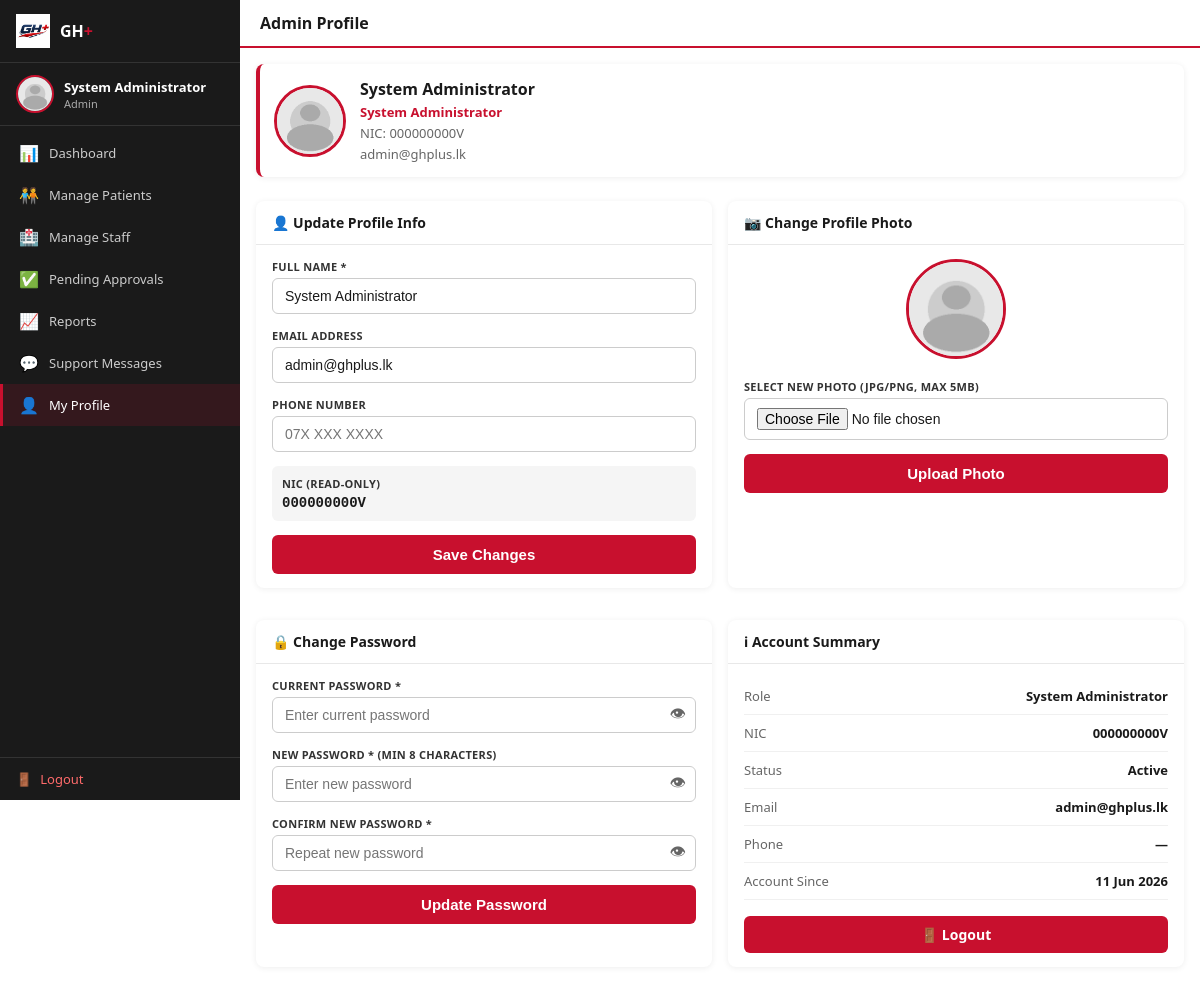
Screenshot of /admin/profile.php (signed in) with the database file from the repository.
### tables this page shows
CREATE TABLE users (
    id INT AUTO_INCREMENT PRIMARY KEY,
    nic VARCHAR(12) NOT NULL UNIQUE,
    full_name VARCHAR(150) NOT NULL,
    password VARCHAR(255) NOT NULL,
    role ENUM('patient','doctor','admin') NOT NULL DEFAULT 'patient',
    email VARCHAR(150),
    phone VARCHAR(15),
    date_of_birth DATE,
    gender ENUM('male','female','other'),
    city VARCHAR(100),
    blood_type ENUM('A+','A-','B+','B-','O+','O-','AB+','AB-'),
    profile_photo VARCHAR(255) DEFAULT 'default.png',
    status ENUM('pending','active','inactive','rejected') DEFAULT 'pending',
    created_at DATETIME DEFAULT CURRENT_TIMESTAMP,
    updated_at DATETIME DEFAULT CURRENT_TIMESTAMP ON UPDATE CURRENT_TIMESTAMP
);

### admin/profile.php (the view, shortened to what this page needs)
<?php
require_once '../includes/config.php';
$active_page = 'profile';
$uid = $_SESSION['user_id'];
$user = $conn->query("SELECT * FROM users WHERE id=$uid")->fetch_assoc();
?>
<!DOCTYPE html>
<html lang="en">
<head>
<link rel="stylesheet" href="../css/style.css">
</head>
<body>
<div class="dashboard">
    <?php include '../includes/sidebar.php'; ?>
    <div class="main-content">
        <div class="topbar">
            <h1>Admin Profile</h1>
        </div>
        <div class="content-area">
            <div class="profile-card" style="margin-bottom:24px;">
                <img src="<?= htmlspecialchars($photoSrc) ?>" alt="Admin Photo" id="photo-preview">
                <div class="info">
                    <h2><?= htmlspecialchars($user['full_name']) ?></h2>
                    <p style="color:var(--red);font-weight:600;font-size:13px;">System Administrator</p>
                    <p style="font-size:13px;color:var(--gray);">NIC: <?= htmlspecialchars($user['nic']) ?></p>
                    <p style="font-size:13px;color:var(--gray);">
                        <?= htmlspecialchars($user['email'] ?? '—') ?>
                    </p>
                </div>
            </div>
            <div class="two-col-grid">
                <div class="card">
                    <div class="card-header"><h3>👤 Update Profile Info</h3></div>
                    <div class="card-body">
                        <form method="POST">
                            <div class="form-group">
                                <label>Full Name *</label>
                                <input type="text" name="full_name" value="<?= htmlspecialchars($user['full_name']) ?>" required>
                            </div>
                            <div class="form-group">
                                <label>Email Address</label>
                                <input type="email" name="email" value="<?= htmlspecialchars($user['email'] ?? '') ?>" placeholder="admin@ghplus.lk">
                            </div>
                            <div class="form-group">
                                <label>Phone Number</label>
                                <input type="text" name="phone" value="<?= htmlspecialchars($user['phone'] ?? '') ?>" placeholder="07X XXX XXXX">
                            </div>
                            <div class="form-group" style="background:#f5f5f5;padding:10px;border-radius:6px;">
                                <label>NIC (read-only)</label>
                                <p style="font-size:14px;font-weight:600;font-family:monospace;margin-top:2px;"><?= htmlspecialchars($user['nic']) ?></p>
                            </div>
                            <button type="submit" class="btn btn-primary">Save Changes</button>
                        </form>
                    </div>
                </div>
                <div class="card">
                    <div class="card-header"><h3>📷 Change Profile Photo</h3></div>
                    <div class="card-body">
                        <div style="text-align:center;margin-bottom:16px;">
                            <img src="<?= htmlspecialchars($photoSrc) ?>"
                                 id="photo-preview-big"
                                 style="width:100px;height:100px;border-radius:50%;object-fit:cover;border:3px solid var(--red);">
                        </div>
                        <form method="POST" enctype="multipart/form-data">
                            <div class="form-group">
                                <label>Select New Photo (JPG/PNG, max 5MB)</label>
                                <input type="file" id="profile_photo" name="profile_photo" accept="image/*">
                            </div>
                            <button type="submit" class="btn btn-primary">Upload Photo</button>
                        </form>
                    </div>
                </div>
                <div class="card">
                    <div class="card-header"><h3>🔒 Change Password</h3></div>
                    <div class="card-body">
                        <form method="POST">
                            <div class="form-group">
                                <label>Current Password *</label>
                                <div class="pw-wrap">
                                    <input type="password" name="current_password" required placeholder="Enter current password">
                                    <button type="button" class="pw-toggle">👁</button>
                                </div>
                            </div>
                            <div class="form-group">
                                <label>New Password * (min 8 characters)</label>
                                <div class="pw-wrap">
                                    <input type="password" name="new_password" required placeholder="Enter new password">
                                    <button type="button" class="pw-toggle">👁</button>
                                </div>
                            </div>
                            <div class="form-group">
                                <label>Confirm New Password *</label>
                                <div class="pw-wrap">
                                    <input type="password" name="confirm_password" required placeholder="Repeat new password">
                                    <button type="button" class="pw-toggle">👁</button>
                                </div>
                            </div>
                            <button type="submit" class="btn btn-primary">Update Password</button>
                        </form>
                    </div>
                </div>
                <div class="card">
                    <div class="card-header"><h3>ℹ Account Summary</h3></div>
                    <div class="card-body">
                        <?php
                        $info = [
                            'Role'         => 'System Administrator',
                            'NIC'          => $user['nic'],
                            'Status'       => ucfirst($user['status']),
                            'Email'        => $user['email'] ?? '—',
                            'Phone'        => $user['phone'] ?? '—',
                            'Account Since'=> date('d M Y', strtotime($user['created_at'])),
                        ];
                        ?>
                        <?php foreach ($info as $k => $v): ?>
                        <div style="display:flex;justify-content:space-between;padding:9px 0;border-bottom:1px solid #f0f0f0;font-size:13px;">
                            <span style="color:var(--gray);"><?= $k ?></span>
                            <span style="font-weight:600;"><?= htmlspecialchars($v) ?></span>
                        </div>
                        <?php endforeach; ?>
                        <div style="margin-top:16px;">
                            <a href="../logout.php" class="btn btn-danger" style="width:100%;text-align:center;display:block;">🚪 Logout</a>
                        </div>
                    </div>
                </div>
            </div>
        </div>
    </div>
</div>
</body>
</html>

### includes/sidebar.php (shortened to what this page needs)
<?php
$role = $_SESSION['role'] ?? 'patient';
$name = $_SESSION['full_name'] ?? 'User';
$photo = $_SESSION['profile_photo'] ?? 'default.png';
$photoSrc = (file_exists(__DIR__ . '/../uploads/' . $photo)) ? '../uploads/' . $photo : '../assets/default.png';
?>
<div class="sidebar" id="sidebar">
    <div class="sidebar-logo">
        <img src="../assets/logo.png" alt="GH+">
        <span>GH<em>+</em></span>
    </div>
    <div class="sidebar-user">
        <img src="<?= htmlspecialchars($photoSrc) ?>" alt="Photo">
        <div class="user-info">
            <div class="user-name"><?= htmlspecialchars($name) ?></div>
            <div class="user-role"><?= ucfirst($role) ?></div>
        </div>
    </div>
    <nav class="sidebar-nav">
        <?php if ($role === 'patient'): ?>
            <a href="../patient/dashboard.php" class="<?= ($active_page==='dashboard')?'active':'' ?>">
                <span class="nav-icon">🏠</span> Dashboard
            </a>
            <a href="../patient/history.php" class="<?= ($active_page==='history')?'active':'' ?>">
                <span class="nav-icon">📋</span> Medical History
            </a>
            <a href="../patient/prescriptions.php" class="<?= ($active_page==='prescriptions')?'active':'' ?>">
                <span class="nav-icon">💊</span> Prescriptions
            </a>
            <a href="../patient/documents.php" class="<?= ($active_page==='documents')?'active':'' ?>">
                <span class="nav-icon">📁</span> Documents
            </a>
            <a href="../patient/profile.php" class="<?= ($active_page==='profile')?'active':'' ?>">
                <span class="nav-icon">👤</span> Profile Settings
            </a>
            <a href="../patient/contact.php" class="<?= ($active_page==='contact')?'active':'' ?>">
                <span class="nav-icon">📞</span> Contact Us
            </a>
        <?php elseif ($role === 'admin'): ?>
            <a href="../admin/dashboard.php" class="<?= ($active_page==='dashboard')?'active':'' ?>">
                <span class="nav-icon">📊</span> Dashboard
            </a>
            <a href="../admin/patients.php" class="<?= ($active_page==='patients')?'active':'' ?>">
                <span class="nav-icon">🧑‍🤝‍🧑</span> Manage Patients
            </a>
            <a href="../admin/staff.php" class="<?= ($active_page==='staff')?'active':'' ?>">
                <span class="nav-icon">🏥</span> Manage Staff
            </a>
            <a href="../admin/approvals.php" class="<?= ($active_page==='approvals')?'active':'' ?>">
                <span class="nav-icon">✅</span> Pending Approvals
            </a>
            <a href="../admin/reports.php" class="<?= ($active_page==='reports')?'active':'' ?>">
                <span class="nav-icon">📈</span> Reports
            </a>
            <a href="../admin/support.php" class="<?= ($active_page==='support')?'active':'' ?>">
                <span class="nav-icon">💬</span> Support Messages
            </a>
            <a href="../admin/profile.php" class="<?= ($active_page==='profile')?'active':'' ?>">
                <span class="nav-icon">👤</span> My Profile
            </a>
        <?php endif; ?>
    </nav>
    <div class="sidebar-footer">
        <a href="../logout.php">
            <span>🚪</span> Logout
        </a>
    </div>
</div>

### rows the page displays
users: full_name "System Administrator", nic "000000000V", email "admin@ghplus.lk"

### other values shown
$name "System Administrator"
$role "Admin"
$k "Role"
$k "NIC"
$k "Status"
$v "Active"
$k "Email"
$k "Phone"
$v "—"
$k "Account Since"
$v "11 Jun 2026"
